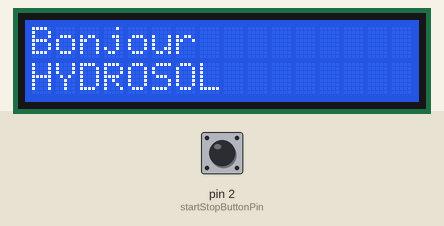
Recording of a sketch running on a simulated Arduino Uno, built with avr-gcc and run on an emulated ATmega328P. Parts: 16×2 character LCD. The test bench sets the inputs (shaded band); at power-on: pin 2 (startStopButtonPin) HIGH. Storage starts empty.

Above: at 2.2 s.
2.3 s: pin 2 (startStopButtonPin) pulled LOW for 3.2 s
At 6.5 s:
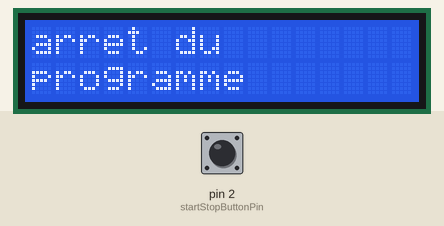
7.0 s: pin 2 (startStopButtonPin) pulled LOW for 0.15 s
At 8.7 s:
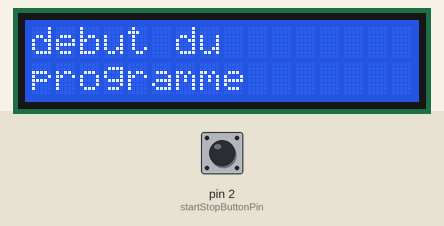
9.5 s: pin 2 (startStopButtonPin) pulled LOW for 1 s
At 9.9 s:
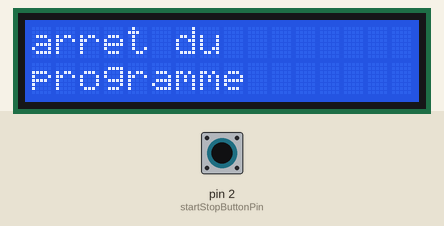
Timing chart, 0 to 12.5 s (numbered marks = the images above; inputs shaded):
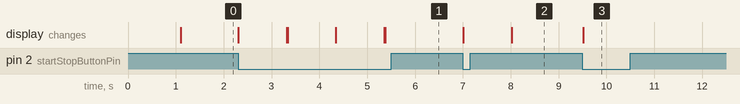

Measured:
- after the input at 2.3 s, the display: first changes at once (image 1 shows a later state)
- after the input at 7.0 s, the display: first changes at once (image 2 shows a later state)
- after the input at 9.5 s, the display: changes at once (image 3)

The sketch:

hauteur_chrono_SD_bouton.ino
```cpp
#include <Wire.h> // importation bibliothèque
#include <SD.h>  // importation bilio SD
#include <LiquidCrystal_I2C.h>  // importation biblio LCD

LiquidCrystal_I2C lcd(0x27, 16, 2); // Adresse I2C de l'écran LCD et dimensions du LCD (16 colonnes x 2 lignes)

const int colorR = 255;
const int colorG = 0;
const int colorB = 0;

//---------

// Sonar
const int trigPin = 9;  // Broche de déclenchement du sonar
const int echoPin = 8;  // Broche de réception du sonar
float lecture_echo = 0;
float hauteur = 0;
float resultat = 0;
float H = 18; // Hauteur du bac (18 cm)

//-------
const int startStopButtonPin = 2; // Broche du bouton Start/Stop
boolean isRunning = false;        // Indicateur pour le programme en cours d'exécution
unsigned long previousTime = 0;
const unsigned long interval = 5 *60* 1000; // Intervalle de 5 minutes en millisecondes

File dataFile; // Objet pour le fichier de données sur la carte SD
const int chipSelect = 10; // Broche CS (Chip Select) pour la communication avec la carte SD

void setup() {
  // Sonar
  Serial.begin(9600);
  pinMode(trigPin, OUTPUT);
  pinMode(echoPin, INPUT);

  // Bouton Start/Stop
  pinMode(startStopButtonPin, INPUT_PULLUP);

  // Carte SD
  if (!SD.begin(chipSelect)) {
    while (1);
  }

  // Écran LCD
  lcd.init();   // initialisation du LCD
  lcd.backlight();   // active le rétroéclairage lcd.noBacklight() pour le désactiver
  lcd.setCursor(0,0);   // mettre le curseur à la première ligne, première colonne
  lcd.print("Bonjour");  // afficher "Bonjour"
  delay(1000);
  lcd.setCursor(0,1);   // mettre le curseur à la deuxième ligne, première colonne
  lcd.print("HYDROSOL");   // afficher "le monde"
}

void loop() {
  if (!isRunning) {
    // Vérifier si le bouton Start/Stop est pressé pour démarrer le programme
    if (digitalRead(startStopButtonPin) == LOW) {
      isRunning = true;
      lcd.clear(); // Effacer l'écran LCD lorsque le programme commence
      previousTime = millis();
      delay(1000);
      lcd.setCursor(0, 0);
      lcd.print("debut du");
      lcd.setCursor(0, 1);
      lcd.print("programme");
    }
  } else {
    unsigned long currentTime = millis();
    if (currentTime - previousTime >= interval) {
      previousTime = currentTime;

      // Mesurer la hauteur avec le sonar
      digitalWrite(trigPin, LOW);
      delayMicroseconds(2);
      digitalWrite(trigPin, HIGH);
      delayMicroseconds(10);
      digitalWrite(trigPin, LOW);

      // Mesurer la durée de l'écho
      unsigned long duration = pulseIn(echoPin, HIGH);

      // Calculer la distance en fonction de la durée de l'écho
      float distance = duration * 0.034 / 2;  // Vitesse du son dans l'air : 343 m/s (ou 0,034 cm/µs)

      resultat = H - distance;

      // Enregistrer les données sur la carte SD
      dataFile = SD.open("data.txt", FILE_WRITE);
      if (dataFile) {
        dataFile.print(resultat, 5); //resultat en cm
        dataFile.print(",");
        dataFile.println(currentTime/1000); // affiche le temps en secondes
        dataFile.close();
      }

      // Afficher les données sur l'écran LCD
      lcd.clear();
      lcd.setCursor(0, 0);
      lcd.print("H eau:");
      lcd.print(resultat, 2); // Afficher la hauteur avec 2 décimales
      lcd.print("cm");
      lcd.setCursor(0, 1);
      lcd.print("Temps: ");
      lcd.print(currentTime/1000); // Afficher le temps en secondes
      lcd.print(" s");
    }

    // Vérifier si le bouton Start/Stop est pressé pour arrêter le programme
    if (digitalRead(startStopButtonPin) == LOW) {
      isRunning = false;
      lcd.clear(); // Effacer l'écran LCD lorsque le programme est arrêté
      lcd.setCursor(0, 0);
      lcd.print("arret du");
      lcd.setCursor(0, 1);
      lcd.print("programme");
      delay(1000);

    }
  }
}
```
